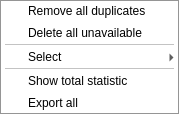
<?xml version="1.0" encoding="UTF-8"?>
<ui version="4.0">
 <class>NoItemsContextMenu</class>
 <widget class="QMenu" name="NoItemsContextMenu">
  <addaction name="DelDupsAction"/>
  <addaction name="DelUnavailableAction"/>
  <addaction name="separator"/>
  <addaction name="SelectionSubmenu"/>
  <addaction name="separator"/>
  <addaction name="ShowStatisticAction"/>
  <addaction name="ExportAction"/>
  <action name="DelDupsAction">
   <property name="icon">
    <iconset>
     <normalon>:/playlist/delduplicates.png</normalon>
    </iconset>
   </property>
   <property name="text">
    <string>Remove all duplicates</string>
   </property>
  </action>
  <action name="DelUnavailableAction">
   <property name="icon">
    <iconset>
     <normalon>:/playlist/delete.png</normalon>
    </iconset>
   </property>
   <property name="text">
    <string>Delete all unavailable</string>
   </property>
  </action>
  <widget class="QMenu" name="SelectionSubmenu">
   <property name="title">
    <string>Select</string>
   </property>
   <property name="icon">
    <iconset>
     <normalon>:/playlist/select.png</normalon>
    </iconset>
   </property>
   <addaction name="SelRipOffsAction"/>
   <addaction name="SelFoundAction"/>
  </widget>
  <action name="SelRipOffsAction">
   <property name="text">
    <string>All rip-offs</string>
   </property>
  </action>
  <action name="SelFoundAction">
   <property name="text">
    <string>All found items</string>
   </property>
  </action>
  <action name="ShowStatisticAction">
   <property name="icon">
    <iconset>
     <normalon>:/playlist/statistic.png</normalon>
    </iconset>
   </property>
   <property name="text">
    <string>Show total statistic</string>
   </property>
  </action>
  <action name="ExportAction">
   <property name="icon">
    <iconset>
     <normalon>:/playlist/export.png</normalon>
    </iconset>
   </property>
   <property name="text">
    <string>Export all</string>
   </property>
  </action>
 </widget>
</ui>
